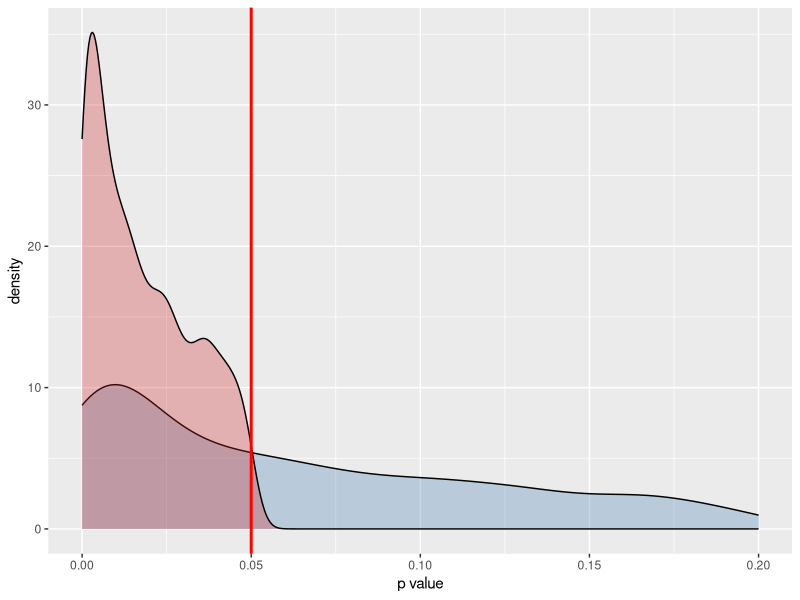
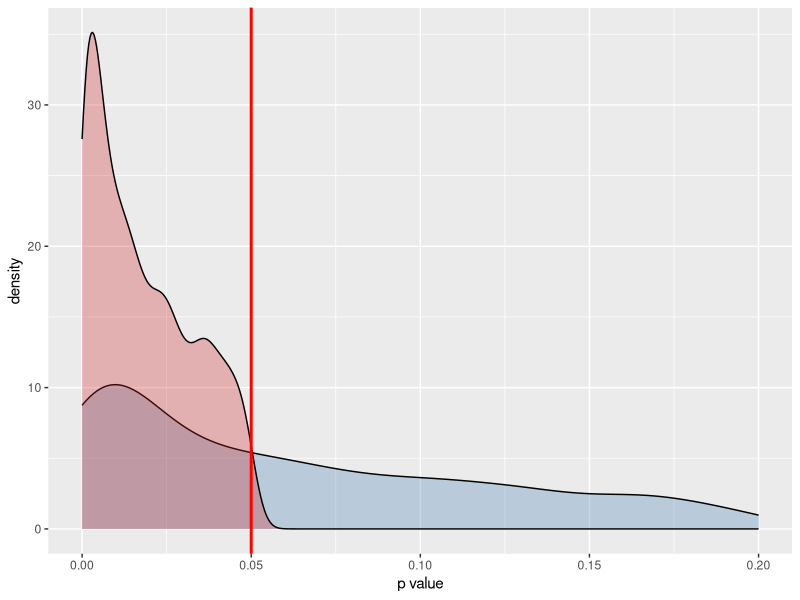

The R source for these figures, in order:

library(ggplot2)
library(dplyr)


studies <- 10000

d <- data.frame(DiffMeans = rnorm(studies, 0, 0.3), 
                N1 = rpois(studies, 40),
                N2 = rpois(studies, 40),
                p1 = NA, p2 = NA)

for(i in 1:nrow(d)){

  # original experiment
  data <- data.frame(value = rnorm(d$N1[i], ),
                     treatment = sample(c('a', 'b'), d$N1[i], replace = TRUE))
  
  data$value[data$treatment == 'a'] <- data$value[data$treatment == 'a'] + d$DiffMeans[i]

  d$p1[i] <- t.test(value ~ treatment, data = data)$p.value


  # replication
  data2 <- data.frame(value = rnorm(d$N2[i]),
                     treatment = sample(c('a', 'b'), d$N2[i], replace = TRUE))
  
  data2$value[data2$treatment == 'a'] <- data2$value[data2$treatment == 'a'] + d$DiffMeans[i]

  d$p2[i] <- t.test(value ~ treatment, data = data2)$p.value
}
  


d %>%
  subset(p1 < 0.05) %>%
  ggplot(., aes(x = p2)) + 
    geom_density(fill = 'steelblue', alpha = 0.3) + 
   # scale_x_log10() +
    xlim(c(0, 0.2)) +
    geom_density(aes(x = p1), fill = 'firebrick3', alpha = 0.3) +
    geom_vline(xintercept = 0.05, colour = 'red', size = 1) +
    xlab('p value')

ggsave('~/Dropbox/Documents/statsforbios/replication.png')

